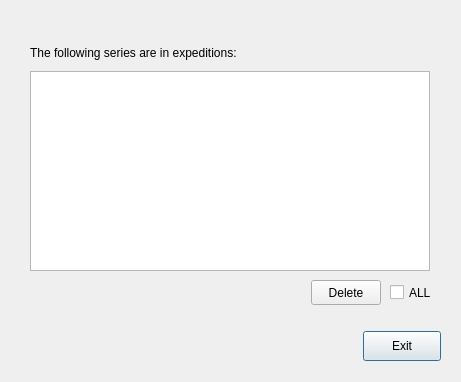
<?xml version="1.0" encoding="UTF-8"?>
<ui version="4.0">
 <class>series_conflict_form</class>
 <widget class="QDialog" name="series_conflict_form">
  <property name="geometry">
   <rect>
    <x>0</x>
    <y>0</y>
    <width>461</width>
    <height>382</height>
   </rect>
  </property>
  <property name="windowTitle">
   <string>Dialog</string>
  </property>
  <widget class="QPushButton" name="exit">
   <property name="geometry">
    <rect>
     <x>363</x>
     <y>331</y>
     <width>78</width>
     <height>30</height>
    </rect>
   </property>
   <property name="text">
    <string>Exit</string>
   </property>
  </widget>
  <widget class="QTableView" name="tableView">
   <property name="geometry">
    <rect>
     <x>30</x>
     <y>71</y>
     <width>400</width>
     <height>200</height>
    </rect>
   </property>
  </widget>
  <widget class="QLabel" name="label">
   <property name="geometry">
    <rect>
     <x>30</x>
     <y>45</y>
     <width>231</width>
     <height>16</height>
    </rect>
   </property>
   <property name="text">
    <string>The following series are in expeditions:</string>
   </property>
  </widget>
  <widget class="QPushButton" name="delete_2">
   <property name="geometry">
    <rect>
     <x>311</x>
     <y>280</y>
     <width>70</width>
     <height>25</height>
    </rect>
   </property>
   <property name="text">
    <string>Delete</string>
   </property>
  </widget>
  <widget class="QCheckBox" name="all_check_box">
   <property name="geometry">
    <rect>
     <x>390</x>
     <y>280</y>
     <width>41</width>
     <height>25</height>
    </rect>
   </property>
   <property name="text">
    <string>ALL</string>
   </property>
  </widget>
 </widget>
 <resources/>
 <connections>
  <connection>
   <sender>exit</sender>
   <signal>clicked()</signal>
   <receiver>series_conflict_form</receiver>
   <slot>close()</slot>
   <hints>
    <hint type="sourcelabel">
     <x>404</x>
     <y>461</y>
    </hint>
    <hint type="destinationlabel">
     <x>342</x>
     <y>458</y>
    </hint>
   </hints>
  </connection>
 </connections>
</ui>
